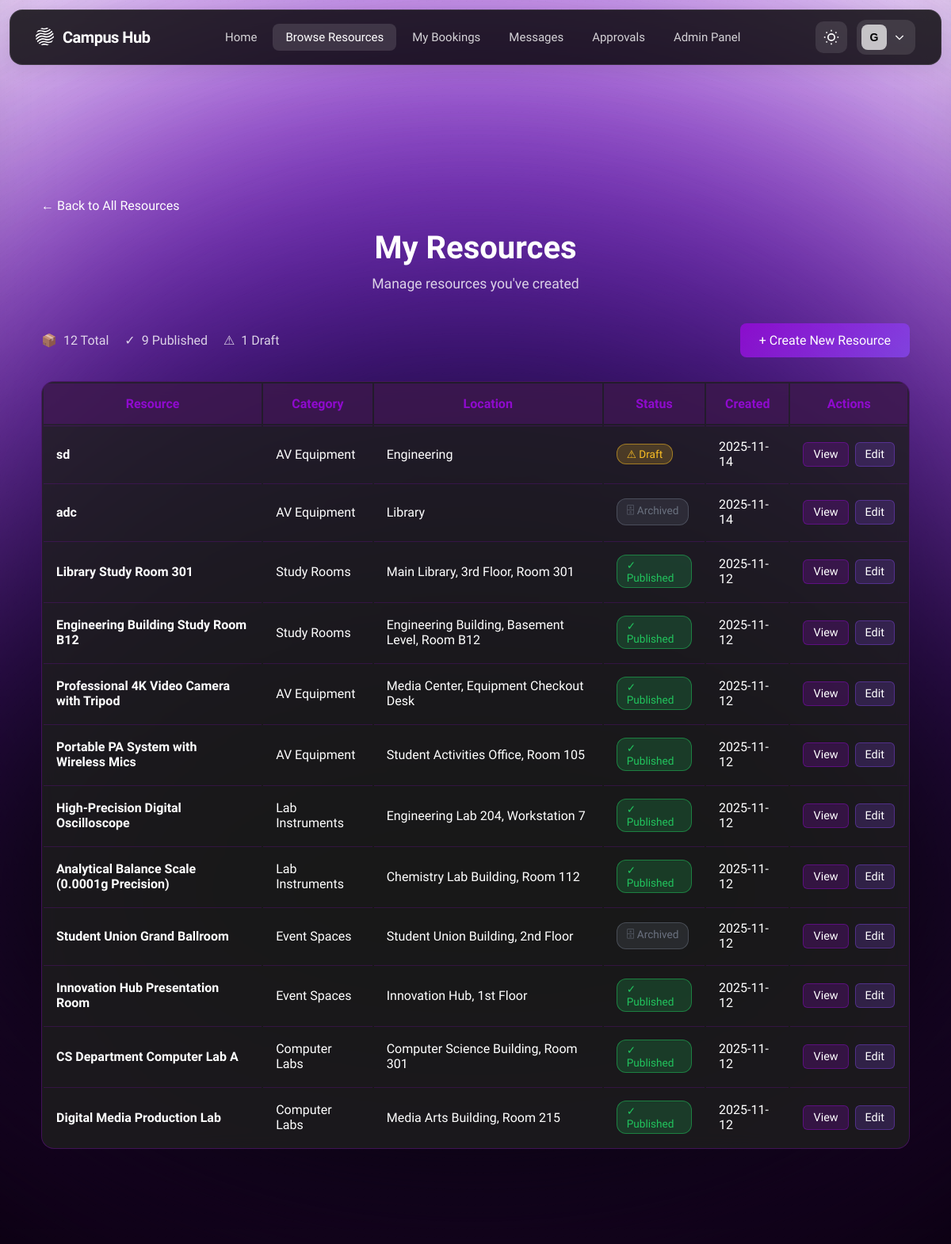
/resources/my-resources (signed in), run on the app's committed database.
### tables this page shows
CREATE TABLE users (
    user_id INTEGER PRIMARY KEY AUTOINCREMENT,
    name TEXT NOT NULL,
    email TEXT NOT NULL UNIQUE,
    password_hash TEXT NOT NULL,
    role TEXT NOT NULL CHECK (role IN ('student','staff','admin')),
    profile_image TEXT,
    department_id INTEGER REFERENCES departments(department_id),
    email_verified BOOLEAN NOT NULL DEFAULT 0,
    verification_token TEXT,
    verification_token_expires DATETIME,
    reset_password_token TEXT,
    reset_password_expires DATETIME,
    created_at DATETIME DEFAULT CURRENT_TIMESTAMP,
    updated_at DATETIME
, is_banned INTEGER DEFAULT 0, last_login TIMESTAMP);

CREATE TABLE resources (
    resource_id INTEGER PRIMARY KEY AUTOINCREMENT,
    owner_type TEXT NOT NULL CHECK (owner_type IN ('user','group')),
    owner_id INTEGER NOT NULL,  -- Polymorphic FK: user_id when owner_type='user', group_id when owner_type='group'
    title TEXT NOT NULL,
    description TEXT,
    category_id INTEGER REFERENCES resource_categories(category_id),
    location TEXT,
    capacity INTEGER CHECK (capacity > 0 OR capacity IS NULL),  -- NULL for resources without capacity limits
    status TEXT NOT NULL DEFAULT 'draft' CHECK (status IN ('draft','published','archived')),
    availability_mode TEXT NOT NULL DEFAULT 'rules' CHECK (availability_mode IN ('rules','open','by-request')),
    requires_approval BOOLEAN NOT NULL DEFAULT 0,
    created_at DATETIME DEFAULT CURRENT_TIMESTAMP,
    updated_at DATETIME
, images TEXT, availability_rules TEXT);

CREATE TABLE resource_categories (
    category_id INTEGER PRIMARY KEY AUTOINCREMENT,
    name TEXT NOT NULL,
    description TEXT,
    icon TEXT,
    created_at DATETIME DEFAULT CURRENT_TIMESTAMP
);

### src/controllers/resource_controller.py (the view)
@resource_bp.route('/my-resources')
@login_required
@role_required('staff', 'admin')
def my_resources():
    try:
        logger.info(f"Fetching resources for user: email={current_user.email}, user_id={current_user.user_id}, role={current_user.role}")
        resources_data = ResourceDAL.get_all_resources(
            owner_type='user',
            owner_id=current_user.user_id,
            status=None,  # Get all statuses
            limit=100
        )
        logger.info(f"Query returned {len(resources_data)} resources")
        if resources_data:
            logger.info(f"Sample resource: {resources_data[0].get('title', 'N/A')} (owner_id={resources_data[0].get('owner_id', 'N/A')})")
        resources = [Resource(r) for r in resources_data]
        logger.info(f"User {current_user.email} viewing their resources: {len(resources)} found")
        return render_template(
            'resources/my_resources.html',
            title='My Resources',
            resources=resources
        )
    except Exception as e:
        logger.error(f"Error loading user resources: {str(e)}", exc_info=True)
        flash('An error occurred while loading your resources. Please try again.', 'danger')
        return render_template('resources/my_resources.html', resources=[])

### src/templates/resources/my_resources.html (shortened to what this page needs)
{% extends 'base.html' %}
{% block content %}
<div class="my-resources-page">
    <div class="page-container">
        <a href="{{ url_for('resource.index') }}" class="back-link">
            ← Back to All Resources
        </a>
        <div class="page-header">
            <h1 class="page-title">My Resources</h1>
            <p class="page-subtitle">Manage resources you've created</p>
        </div>
        <div class="action-bar">
            <div class="stats-bar">
                <div class="stat-item">
                    <span>📦</span>
                    <span>{{ resources|length }} Total</span>
                </div>
                <div class="stat-item">
                    <span>✓</span>
                    <span>{{ resources|selectattr('status', 'equalto', 'published')|list|length }} Published</span>
                </div>
                <div class="stat-item">
                    <span>⚠</span>
                    <span>{{ resources|selectattr('status', 'equalto', 'draft')|list|length }} Draft</span>
                </div>
            </div>
            <a href="{{ url_for('resource.create') }}" class="btn-create">+ Create New Resource</a>
        </div>
        {% if resources %}
            <div class="resources-table">
                <table class="table">
                    <thead>
                        <tr>
                            <th>Resource</th>
                            <th>Category</th>
                            <th>Location</th>
                            <th>Status</th>
                            <th>Created</th>
                            <th>Actions</th>
                        </tr>
                    </thead>
                    <tbody>
                        {% for resource in resources %}
                            <tr>
                                <td>
                                    <a href="{{ url_for('resource.detail', resource_id=resource.resource_id) }}" class="resource-title-link">
                                        {{ resource.title }}
                                    </a>
                                </td>
                                <td>{{ resource._category_name or 'Uncategorized' }}</td>
                                <td>{{ resource.location }}</td>
                                <td>
                                    <span class="status-badge-small {{ resource.status }}">
                                        {% if resource.status == 'published' %}
                                            ✓ Published
                                        {% elif resource.status == 'draft' %}
                                            ⚠ Draft
                                        {% elif resource.status == 'archived' %}
                                            🗄 Archived
                                        {% endif %}
                                    </span>
                                </td>
                                <td>{{ resource.created_at[:10] if resource.created_at else 'N/A' }}</td>
                                <td>
                                    <div class="action-buttons-small">
                                        <a href="{{ url_for('resource.detail', resource_id=resource.resource_id) }}" class="btn-small btn-view">View</a>
                                        <a href="{{ url_for('resource.edit', resource_id=resource.resource_id) }}" class="btn-small btn-edit">Edit</a>
                                    </div>
                                </td>
                            </tr>
                        {% endfor %}
                    </tbody>
                </table>
            </div>
        {% endif %}
    </div>
</div>
{% endblock %}

### src/templates/base.html (shortened to what this page needs)
<!DOCTYPE html>
<html lang="en" data-theme="dark">
<head>
    <link rel="stylesheet" href="{{ url_for('static', filename='css/home.css') }}">
</head>
<body>
    <div class="background-effects">
        <div class="blur-white"></div>
        <div class="gradient-ellipse-1">
            <div style="position: absolute; inset: -31.25% -24.81%;">
            </div>
        </div>
        <div class="gradient-ellipse-2">
            <div style="position: absolute; inset: -41.49% -30.77%;">
            </div>
        </div>
        <div class="gradient-ellipse-3">
            <div style="position: absolute; inset: -62.11% -38.17%;">
            </div>
        </div>
        <div class="gradient-ellipse-4">
            <div style="position: absolute; inset: -37.04% -24.07%;">
            </div>
        </div>
        <div class="noise-texture"></div>
    </div>
    <nav class="navbar">
        <div class="navbar-container">
            <div class="navbar-left">
                <a href="{{ url_for('main.index') }}" class="navbar-logo">
                    <span class="logo-text">Campus Hub</span>
                </a>
            </div>
            <div class="navbar-center">
                <a href="{{ url_for('main.index') }}" class="nav-link {% if request.endpoint == 'main.index' %}active{% endif %}">Home</a>
                <a href="{{ url_for('resource.index') }}" class="nav-link {% if request.endpoint and request.endpoint.startswith('resource.') %}active{% endif %}">Browse Resources</a>
                {% if current_user.is_authenticated %}
                    <a href="{{ url_for('booking.index') }}" class="nav-link {% if request.endpoint and request.endpoint.startswith('booking.') and request.endpoint != 'booking.pending_approvals' %}active{% endif %}">My Bookings</a>
                    <a href="{{ url_for('message.inbox') }}" class="nav-link {% if request.endpoint and request.endpoint.startswith('message.') %}active{% endif %}" style="position: relative;">
                        Messages
                    </a>
                    {% if current_user.role in ['staff', 'admin'] %}
                        <a href="{{ url_for('booking.pending_approvals') }}" class="nav-link {% if request.endpoint == 'booking.pending_approvals' %}active{% endif %}" style="position: relative;">
                            Approvals
                        </a>
                    {% endif %}
                    {% if current_user.role == 'admin' %}
                        <a href="{{ url_for('admin.dashboard') }}" class="nav-link {% if request.endpoint and request.endpoint.startswith('admin.') %}active{% endif %}">Admin Panel</a>
                    {% endif %}
                {% endif %}
            </div>
            <div class="navbar-right">
                <button class="theme-toggle" onclick="toggleTheme()" aria-label="Toggle theme">
                </button>
                {% if current_user.is_authenticated %}
                <div class="account-dropdown">
                    <button class="account-button" onclick="toggleAccountMenu()">
                        <div class="account-avatar">
                            {{ current_user.name[0].upper() }}
                        </div>
                        <svg class="chevron-icon" fill="none" stroke="currentColor" stroke-width="2" viewBox="0 0 24 24">
                            <path d="M19 9l-7 7-7-7"/>
                        </svg>
                    </button>
                </div>
                {% endif %}
            </div>
        </div>
    </nav>
    <main class="main-content">
        {% block content %}{% endblock %}
    </main>
</body>
</html>

### data on the page
users: name "G"
resources: title "sd", name "AV Equipment", location "Engineering", status "⚠ Draft", created_at "2025-11-14"
resources: title "adc", name "AV Equipment", location "Library", status "🗄 Archived", created_at "2025-11-14"
resources: title "Library Study Room 301", name "Study Rooms", location "Main Library, 3rd Floor, Room 301", status "✓ Published", created_at "2025-11-12"
resources: title "Engineering Building Study Room B12", name "Study Rooms", location "Engineering Building, Basement Level, Room B12", status "✓ Published", created_at "2025-11-12"
resources: title "Professional 4K Video Camera with Tripod", name "AV Equipment", location "Media Center, Equipment Checkout Desk", status "✓ Published", created_at "2025-11-12"
resources: title "Portable PA System with Wireless Mics", name "AV Equipment", location "Student Activities Office, Room 105", status "✓ Published", created_at "2025-11-12"
resources: title "High-Precision Digital Oscilloscope", name "Lab Instruments", location "Engineering Lab 204, Workstation 7", status "✓ Published", created_at "2025-11-12"
resources: title "Analytical Balance Scale (0.0001g Precision)", name "Lab Instruments", location "Chemistry Lab Building, Room 112", status "✓ Published", created_at "2025-11-12"
resources: title "Student Union Grand Ballroom", name "Event Spaces", location "Student Union Building, 2nd Floor", status "🗄 Archived", created_at "2025-11-12"
resources: title "Innovation Hub Presentation Room", name "Event Spaces", location "Innovation Hub, 1st Floor", status "✓ Published", created_at "2025-11-12"
resources: title "CS Department Computer Lab A", name "Computer Labs", location "Computer Science Building, Room 301", status "✓ Published", created_at "2025-11-12"
resources: title "Digital Media Production Lab", name "Computer Labs", location "Media Arts Building, Room 215", status "✓ Published", created_at "2025-11-12"

### other printed values
{{ resources|length }} "12"
{{ resources|selectattr('status', 'equalto', 'published')|list|length }} "9"
{{ resources|selectattr('status', 'equalto', 'draft')|list|length }} "1"
